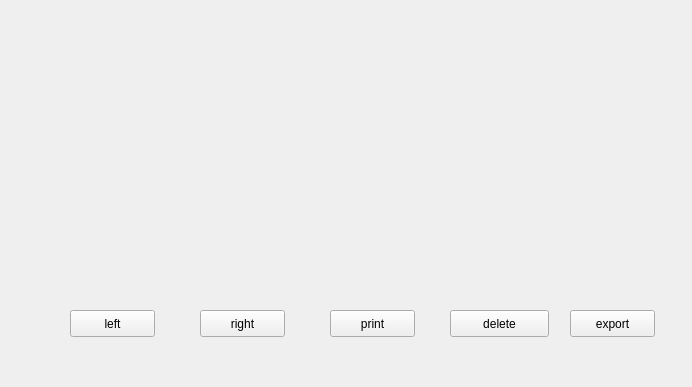
<?xml version="1.0" encoding="UTF-8"?>
<ui version="4.0">
 <class>HNSampleDataWidget</class>
 <widget class="QWidget" name="HNSampleDataWidget">
  <property name="geometry">
   <rect>
    <x>0</x>
    <y>0</y>
    <width>692</width>
    <height>387</height>
   </rect>
  </property>
  <property name="windowTitle">
   <string>Form</string>
  </property>
  <widget class="HNMPTableWidget" name="widgetSampleTable" native="true">
   <property name="geometry">
    <rect>
     <x>9</x>
     <y>9</y>
     <width>674</width>
     <height>261</height>
    </rect>
   </property>
  </widget>
  <widget class="QPushButton" name="btnLeft">
   <property name="geometry">
    <rect>
     <x>70</x>
     <y>310</y>
     <width>85</width>
     <height>27</height>
    </rect>
   </property>
   <property name="text">
    <string>left</string>
   </property>
  </widget>
  <widget class="QPushButton" name="btnRight">
   <property name="geometry">
    <rect>
     <x>200</x>
     <y>310</y>
     <width>85</width>
     <height>27</height>
    </rect>
   </property>
   <property name="text">
    <string>right</string>
   </property>
  </widget>
  <widget class="QPushButton" name="btnPrint">
   <property name="geometry">
    <rect>
     <x>330</x>
     <y>310</y>
     <width>85</width>
     <height>27</height>
    </rect>
   </property>
   <property name="text">
    <string>print</string>
   </property>
  </widget>
  <widget class="QPushButton" name="btnExport">
   <property name="geometry">
    <rect>
     <x>570</x>
     <y>310</y>
     <width>85</width>
     <height>27</height>
    </rect>
   </property>
   <property name="text">
    <string>export</string>
   </property>
  </widget>
  <widget class="QPushButton" name="btnDelete">
   <property name="geometry">
    <rect>
     <x>450</x>
     <y>310</y>
     <width>99</width>
     <height>27</height>
    </rect>
   </property>
   <property name="text">
    <string>delete</string>
   </property>
  </widget>
 </widget>
 <customwidgets>
  <customwidget>
   <class>HNMPTableWidget</class>
   <extends>QWidget</extends>
   <header>hnmptablewidget.h</header>
   <container>1</container>
  </customwidget>
 </customwidgets>
 <resources/>
 <connections/>
</ui>
